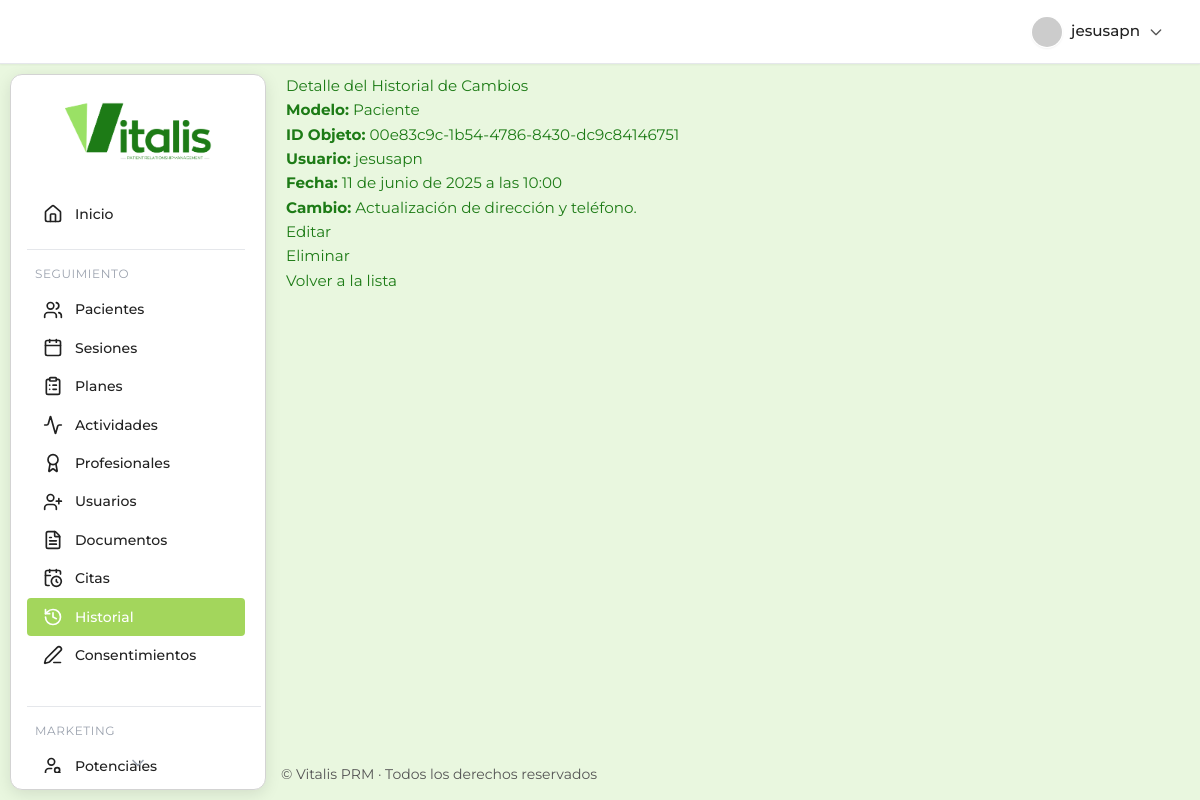
The app's page /consultorio/historiales/1/ (signed in) with its own data.
### prm_salud/consultorio/models.py (models this page shows)
class HistorialCambios(models.Model):
    modelo = models.CharField(max_length=100)
    objeto_id = models.CharField(max_length=100)
    usuario = models.ForeignKey(User, on_delete=models.SET_NULL, null=True)
    cambio = models.TextField()
    fecha = models.DateTimeField(auto_now_add=True)
    class Meta:
        verbose_name = "Historial cambio"
        verbose_name_plural = "Historial cambios"

### prm_salud/consultorio/views.py (the view)
# urls.py: path('historiales/<int:pk>/', views.HistorialCambiosDetailView.as_view(), name='historialcambios_detail'),
class HistorialCambiosDetailView(LoginRequiredMixin, DetailView):
    model = HistorialCambios
    template_name = 'consultorio/historiales/historialcambios_detail.html'
    context_object_name = 'historial'

### prm_salud/consultorio/templates/consultorio/historiales/historialcambios_detail.html
{% extends 'consultorio/base.html' %} {% block content %}
<h2>Detalle del Historial de Cambios</h2>
<p><strong>Modelo:</strong> {{ historial.modelo }}</p>
<p><strong>ID Objeto:</strong> {{ historial.objeto_id }}</p>
<p><strong>Usuario:</strong> {{ historial.usuario }}</p>
<p><strong>Fecha:</strong> {{ historial.fecha }}</p>
<p><strong>Cambio:</strong> {{ historial.cambio }}</p>
<a
  href="{% url 'consultorio:historialcambios_update' historial.pk %}"
  class="btn btn-primary"
  >Editar</a
>
<a
  href="{% url 'consultorio:historialcambios_delete' historial.pk %}"
  class="btn btn-danger"
  >Eliminar</a
>
<a
  href="{% url 'consultorio:historialcambios_list' %}"
  class="btn btn-secondary"
  >Volver a la lista</a
>
{% endblock %}

### prm_salud/consultorio/templates/consultorio/base.html (shortened to what this page needs)
{% load static %}
<!DOCTYPE html>
<html lang="es">
  <head>
    <link
      href="https://cdn.jsdelivr.net/npm/tailwindcss@2.2.19/dist/tailwind.min.css"
      rel="stylesheet"
    />
    <link
      rel="stylesheet"
      href="https://cdn.jsdelivr.net/npm/flatpickr/dist/flatpickr.min.css"
    />
    <link rel="stylesheet" href="{% static 'consultorio/css/main.css' %}" />
  </head>
  <body class="main-body-layout bg-[#e9f7df] text-text-main font-montserrat">
    <header
      class="flex justify-end items-center px-6 py-3 shadow-sm sticky top-0 left-0 right-0 z-20 w-full header-modern border-b border-gray-200"
    >
      <div class="relative">
        {% if user.is_authenticated %}
        <button
          id="user-menu-btn"
          onclick="toggleUserDropdown()"
          class="flex items-center gap-2 rounded-full px-3 py-1 hover:bg-gray-100 focus:outline-none focus:ring-2 focus:ring-primary"
        >
          <img
            src="https://ui-avatars.com/api/?name={{ user.get_full_name|default:user.username }}&background=4f46e5&color=fff&rounded=true&size=32"
            alt="Avatar"
            class="rounded-full shadow-sm border border-white"
          />
          <span class="font-medium"
            >{{ user.get_full_name|default:user.username }}</span
          >
          <svg
            fill="none"
            stroke="currentColor"
            stroke-width="2"
            stroke-linecap="round"
            stroke-linejoin="round"
            viewBox="0 0 24 24"
            class="w-4 h-4 text-gray-400"
          >
            <path d="M19 9l-7 7-7-7"></path>
          </svg>
        </button>
        {% endif %} {% block header_actions %}{% endblock %}
      </div>
    </header>
    <div class="content-wrapper">
      <aside
        class="sidebar-card-container"
        style="
          top: calc(64px + 10px);
          left: 10px;
          height: calc(100vh - (64px + 10px) - 10px);
        "
      >
        <div class="flex justify-center items-center h-28">
          <a href="{% url 'consultorio:dashboard' %}">
            <img
              src="{% static 'consultorio/img/PRMlogo.png' %}"
              alt="Logo Vitalis PRM"
              class="h-16 transition-transform duration-200 hover:scale-105"
            />
          </a>
        </div>
        <nav
          id="sidebar-scroll"
          class="flex flex-col gap-2 px-4 pr-2 overflow-y-scroll hide-scrollbar relative"
        >
          <a
            href="{% url 'consultorio:dashboard' %}"
            class="sidebar-link flex items-center gap-3 py-3 px-3 rounded-lg {% if request.path == '/consultorio/' %}sidebar-active{% endif %}"
          >
            <i data-lucide="home" class="w-5 h-5"></i><span>Inicio</span>
          </a>
          <div class="mt-2 border-t border-gray-200 pt-4 mr-4">
            <h3
              class="text-xs text-gray-400 uppercase tracking-wider mb-2 ml-2"
            >
              Seguimiento
            </h3>
            <a
              href="{% url 'consultorio:paciente_list' %}"
              class="sidebar-link flex items-center gap-3 py-3 px-3 rounded-lg {% if 'pacientes' in request.path %}sidebar-active{% endif %}"
            >
              <i data-lucide="users" class="w-5 h-5"></i><span>Pacientes</span>
            </a>
            <a
              href="{% url 'consultorio:sesion_list' %}"
              class="sidebar-link flex items-center gap-3 py-3 px-3 rounded-lg {% if 'sesiones' in request.path %}sidebar-active{% endif %}"
            >
              <i data-lucide="calendar" class="w-5 h-5"></i
              ><span>Sesiones</span>
            </a>
            <a
              href="{% url 'consultorio:plan_list' %}"
              class="sidebar-link flex items-center gap-3 py-3 px-3 rounded-lg {% if 'planes' in request.path %}sidebar-active{% endif %}"
            >
              <i data-lucide="clipboard-list" class="w-5 h-5"></i
              ><span>Planes</span>
            </a>
            <a
              href="{% url 'consultorio:actividad_list' %}"
              class="sidebar-link flex items-center gap-3 py-3 px-3 rounded-lg {% if 'actividades' in request.path %}sidebar-active{% endif %}"
            >
              <i data-lucide="activity" class="w-5 h-5"></i
              ><span>Actividades</span>
            </a>
            <a
              href="{% url 'consultorio:profesional_list' %}"
              class="sidebar-link flex items-center gap-3 py-3 px-3 rounded-lg {% if 'profesionales' in request.path %}sidebar-active{% endif %}"
            >
              <i data-lucide="award" class="w-5 h-5"></i
              ><span>Profesionales</span>
            </a>
            <a
              href="{% url 'consultorio:user_list' %}"
              class="sidebar-link flex items-center gap-3 py-3 px-3 rounded-lg {% if 'usuarios' in request.path %}sidebar-active{% endif %}"
            >
              <i data-lucide="user-plus" class="w-5 h-5"></i
              ><span>Usuarios</span>
            </a>
            <a
              href="{% url 'consultorio:documentopaciente_list' %}"
              class="sidebar-link flex items-center gap-3 py-3 px-3 rounded-lg {% if 'documentos' in request.path %}sidebar-active{% endif %}"
            >
              <i data-lucide="file-text" class="w-5 h-5"></i
              ><span>Documentos</span>
            </a>
            <a
              href="{% url 'consultorio:cita_list' %}"
              class="sidebar-link flex items-center gap-3 py-3 px-3 rounded-lg {% if 'citas' in request.path %}sidebar-active{% endif %}"
            >
              <i data-lucide="calendar-clock" class="w-5 h-5"></i
              ><span>Citas</span>
            </a>
            <a
              href="{% url 'consultorio:historialcambios_list' %}"
              class="sidebar-link flex items-center gap-3 py-3 px-3 rounded-lg {% if 'historiales' in request.path %}sidebar-active{% endif %}"
            >
              <i data-lucide="history" class="w-5 h-5"></i
              ><span>Historial</span>
            </a>
            <a
              href="{% url 'consultorio:consentimiento_list' %}"
              class="sidebar-link flex items-center gap-3 py-3 px-3 rounded-lg {% if 'consentimientos' in request.path %}sidebar-active{% endif %}"
            >
              <i data-lucide="pen-line" class="w-5 h-5"></i
              ><span>Consentimientos</span>
            </a>
          </div>
          <div class="mt-6 border-t border-gray-200 pt-4">
            <h3
              class="text-xs text-gray-400 uppercase tracking-wider mb-2 ml-2"
            >
              Marketing
            </h3>
            <a
              href="{% url 'consultorio:pacientepotencial_list' %}"
              class="sidebar-link flex items-center gap-3 py-3 px-3 rounded-lg {% if 'marketing/potenciales' in request.path %}sidebar-active{% endif %}"
            >
              <i data-lucide="user-search" class="w-5 h-5"></i
              ><span>Potenciales</span>
            </a>
          </div>
        </nav>
        <div id="scroll-indicator" class="flex justify-center -mt-2">
          <i
            data-lucide="chevron-down"
            class="w-5 h-5 text-gray-400 animate-bounce"
          ></i>
        </div>
      </aside>
      <main class="flex-1 overflow-auto main-content-offset">
        {% block content %}{% endblock %}
      </main>
    </div>
    <footer
      class="text-sm text-text-main py-4 mt-auto"
      style="
        border-top: none;
        text-align: left;
        padding-left: calc(16rem + 20px + 5px);
      "
    >
      &copy; {{ now|date:"Y" }} Vitalis PRM · Todos los derechos reservados
    </footer>
  </body>
</html>

### prm_salud/consultorio/static/consultorio/css/main.css (style rules this page uses)
:root { --primary: #A3D65C; --primary-dark: #2E7D32; --primary-hover: #2E7D32; --accent: #A3D65C; --warning: #FFCC00; --danger: #E74C3C; --info: #3498DB; --bg-light: #e9f7df; --bg-section: #F9F9F9; --bg-hover: #F1F8E9; --card-shadow: 0 4px 16px rgba(0,0,0,0.1); --table-border: #D3D3D3; --text-primary: #212121; --text-secondary: #555555; --text-light: #ECF0F1; --border-light: #D3D3D3; --border-dark: #2E7D32; --sidebar-bg: #FFFFFF; --sidebar-border: #D3D3D3; --sidebar-hover-bg: #F1F8E9; --text-white: #fff; --text-muted: var(--text-secondary); --btn-secondary: #D3D3D3; --btn-secondary-hover: #B0B0B0; --icon-main: #2E7D32; --icon-hover: #A3D65C; }
body { font-family: 'Montserrat', 'Segoe UI', Arial, sans-serif !important; font-size: 0.95rem; line-height: 1.6; color: #1D7B16; background-color: var(--bg-light); min-height: 100vh; display: flex; flex-direction: column; transition: background-color 0.3s ease, color 0.3s ease; margin: 0; }
aside { display: flex; flex-direction: column; overflow-y: auto; flex-shrink: 0; transition: background-color 0.3s ease; }
aside a img { height: 3.5rem; display: block; margin: 0 auto; transition: transform 0.2s ease-in-out; }
aside nav { flex-grow: 1; padding: 0.5rem 0; font-size: 0.875rem; display: flex; flex-direction: column; gap: 0.5rem; overflow-y: auto; padding-right: 4px; }
.sidebar-link { display: flex; align-items: center; padding: 0.5rem 1rem; border-radius: 0.25rem; transition: background-color 0.2s ease, color 0.2s ease; font-weight: 500; cursor: pointer; color: var(--text-primary); }
header { padding: 1rem 2rem; display: flex; align-items: center; justify-content: space-between; z-index: 10; flex-shrink: 0; transition: background-color 0.3s ease; }
header #user-menu-btn { display: flex; align-items: center; gap: 0.5rem; padding: 0.5rem 0.75rem; border-radius: 9999px; cursor: pointer; background-color: transparent; border: none; transition: background-color 0.2s ease; outline: none; }
header #user-menu-btn img { height: 2rem; width: 2rem; border-radius: 9999px; box-shadow: 0 1px 2px rgba(0,0,0,0.05); }
header #user-menu-btn span { font-weight: 500; color: var(--text-primary); }
header #user-menu-btn svg { width: 1rem; height: 1rem; color: var(--text-secondary); }
main { flex: 1; display: flex; flex-direction: column; min-height: 0; padding: 2.5rem 2rem; overflow-y: auto; }
footer { text-align: center; font-size: 0.75rem; color: var(--text-secondary); padding: 1.5rem 0; border-top: 1px solid var(--border-light); background: var(--bg-section); box-shadow: none; flex-shrink: 0; width: 100%; }
body, .font-montserrat { font-family: 'Montserrat', 'Segoe UI', Arial, sans-serif !important; }
:root { --bg-sidebar-dark: #FFFFFF; --border-sidebar-border: var(--border-light); --sidebar-hover-bg: #F0F0F0; --text-white: #fff; --text-muted: var(--text-secondary); }
.sidebar-card-container { overflow-y: hidden; }
.sidebar-card-container nav { overflow-y: auto; padding-right: 4px; }

### records on screen
HistorialCambios: modelo "Paciente", objeto_id "00e83c9c-1b54-4786-8430-dc9c84146751", usuario "jesusapn", fecha "11 de junio de 2025 a las 10:00", cambio "Actualización de dirección y teléfono."

### other values on screen
{{ user.get_full_name|default:user.username }} "jesusapn"
